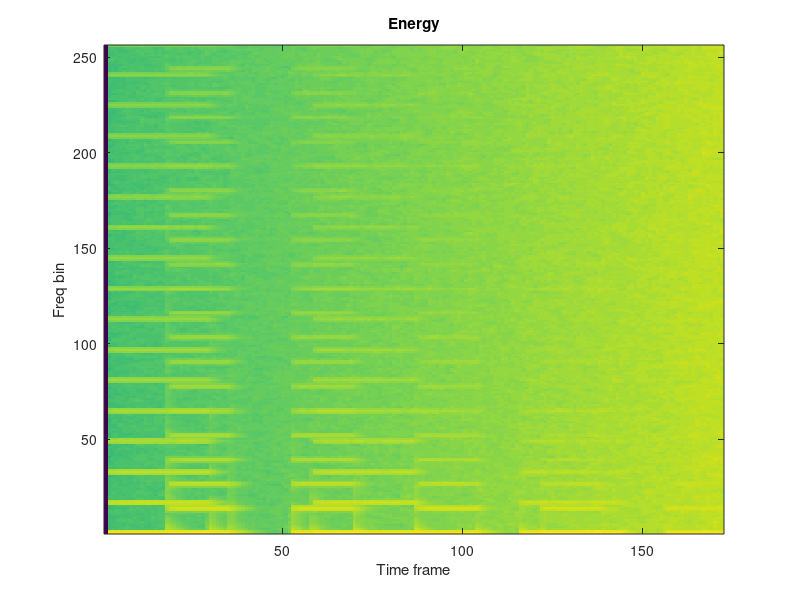
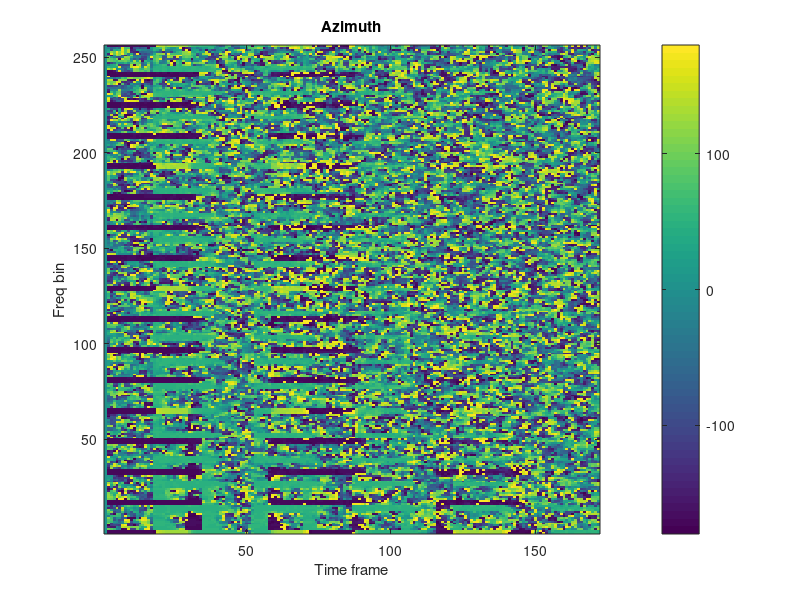
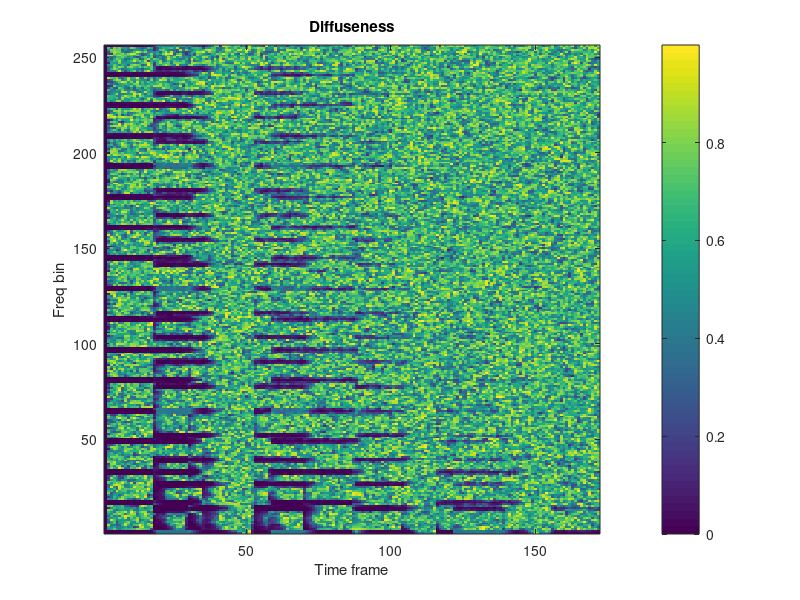

Reproduce these figures in MATLAB, in order.
% diranalysis.m 
% Author: V. Pulkki
% Example of directional analysis of simulated B-format recording
%
%--------------------------------------------------------------------------
% This source code is provided without any warranties as published in 
% DAFX book 2nd edition, copyright Wiley & Sons 2011, available at 
% http://www.dafx.de. It may be used for educational purposes and not 
% for commercial applications without further permission.
%--------------------------------------------------------------------------

Fs=44100; % Generate signals
sig1=2*(mod([1:Fs]',40)/80-0.5) .* min(1,max(0,(mod([1:Fs]',Fs/5)-Fs/10)));
sig2=2*(mod([1:Fs]',32)/72-0.5) .* min(1,max(0,(mod([[1:Fs]+Fs/6]',Fs/3)-Fs/6)));
% Simulate two sources in directions of -45 and 30 degrees
w=(sig1+sig2)/sqrt(2);
x=sig1*cos(50/180*pi)+sig2*cos(-170/180*pi);
y=sig1*sin(50/180*pi)+sig2*sin(-170/180*pi);
% Add fading in diffuse noise with  36 sources evenly in the horizontal plane
for dir=0:10:350
    noise=(rand(Fs,1)-0.5).*(10.^((([1:Fs]'/Fs)-1)*2));
    w=w+noise/sqrt(2);
    x=x+noise*cos(dir/180*pi);
    y=y+noise*sin(dir/180*pi);
end
hopsize=256; % Do directional analysis with STFT
winsize=512; i=2; alpha=1./(0.02*Fs/winsize);
Intens=zeros(hopsize,2)+eps; Energy=zeros(hopsize,2)+eps;
for time=1:hopsize:(length(x)-winsize)
    % moving to frequency domain
    W=fft(w(time:(time+winsize-1)).*hanning(winsize));
    X=fft(x(time:(time+winsize-1)).*hanning(winsize));
    Y=fft(y(time:(time+winsize-1)).*hanning(winsize));
    W=W(1:hopsize);X=X(1:hopsize);Y=Y(1:hopsize);
    %Intensity computation
    tempInt = real(conj(W) * [1 1 ] .* [X Y])/sqrt(2);%Instantaneous
    Intens = tempInt * alpha + Intens * (1 - alpha); %Smoothed
    % Compute direction from intensity vector
    Azimuth(:,i) = round(atan2(Intens(:,2), Intens(:,1))*(180/pi));
    %Energy computation
    tempEn=0.5 * (sum(abs([X Y]).^2, 2) * 0.5 + abs(W).^2 + eps);%Inst
    Energy(:,i) = tempEn*alpha + Energy(:,(i-1)) * (1-alpha); %Smoothed
    %Diffuseness computation
    Diffuseness(:,i) = 1 - sqrt(sum(Intens.^2,2)) ./ (Energy(:,i));
    i=i+1;
end
% Plot variables
figure(1); imagesc(log(Energy)); title('Energy');set(gca,'YDir','normal')
xlabel('Time frame'); ylabel('Freq bin');
figure(2); imagesc(Azimuth);colorbar; set(gca,'YDir','normal')
title('Azimuth'); xlabel('Time frame'); ylabel('Freq bin');
figure(3); imagesc(Diffuseness);colorbar; set(gca,'YDir','normal')
title('Diffuseness'); xlabel('Time frame'); ylabel('Freq bin');